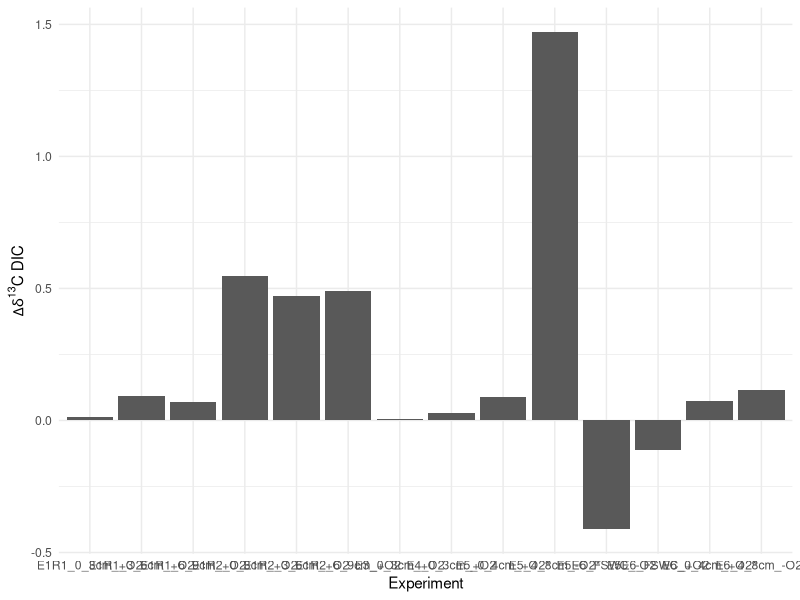
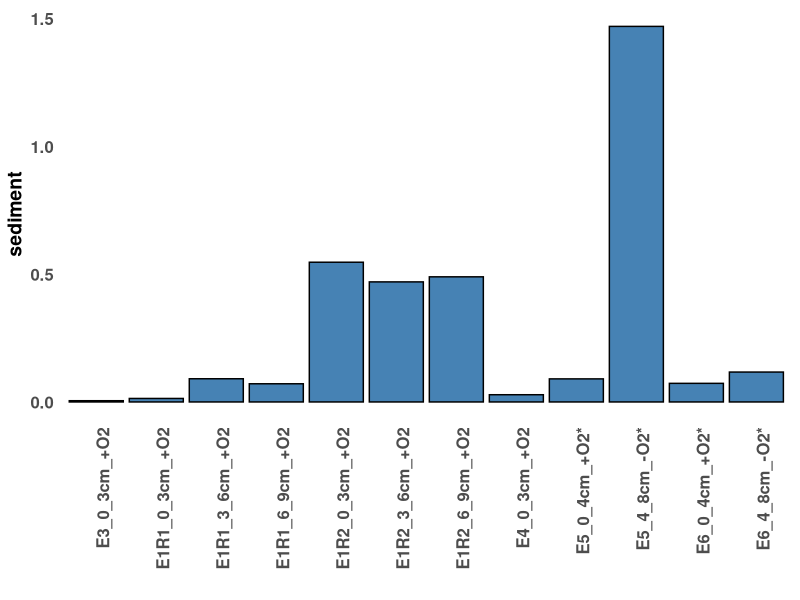
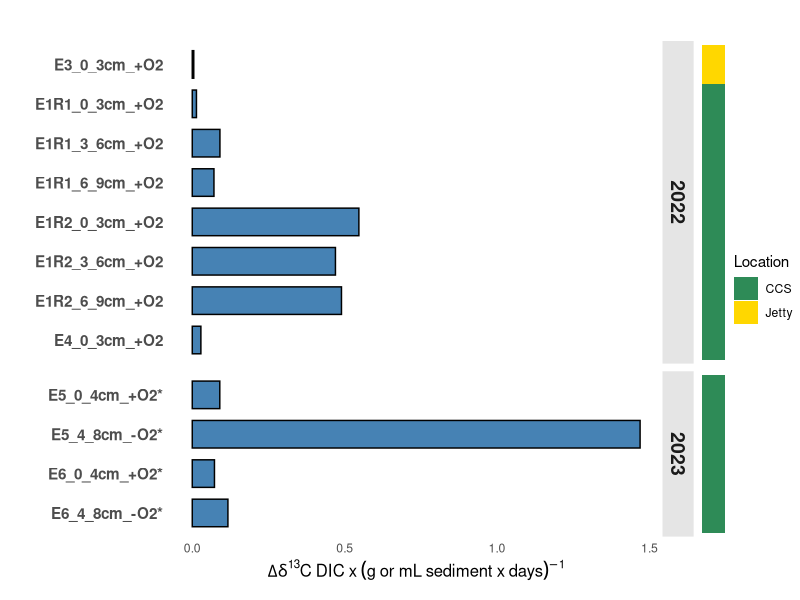
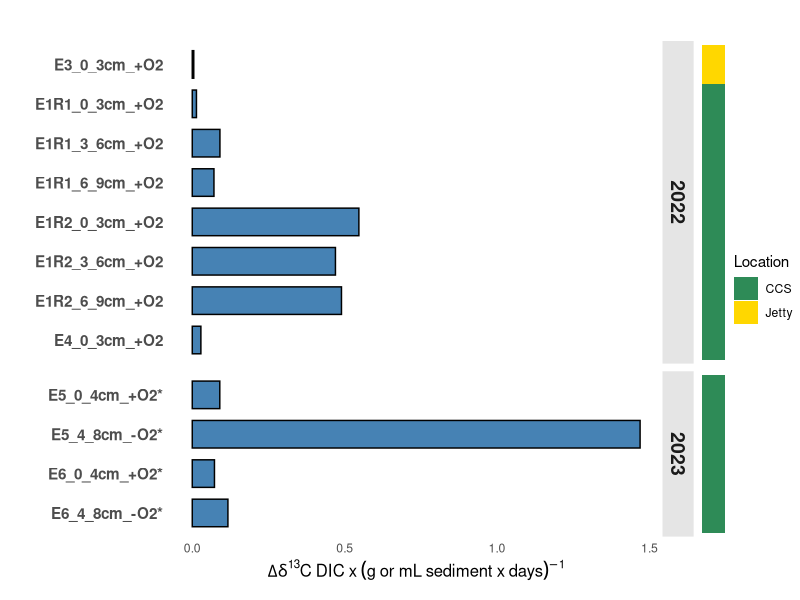
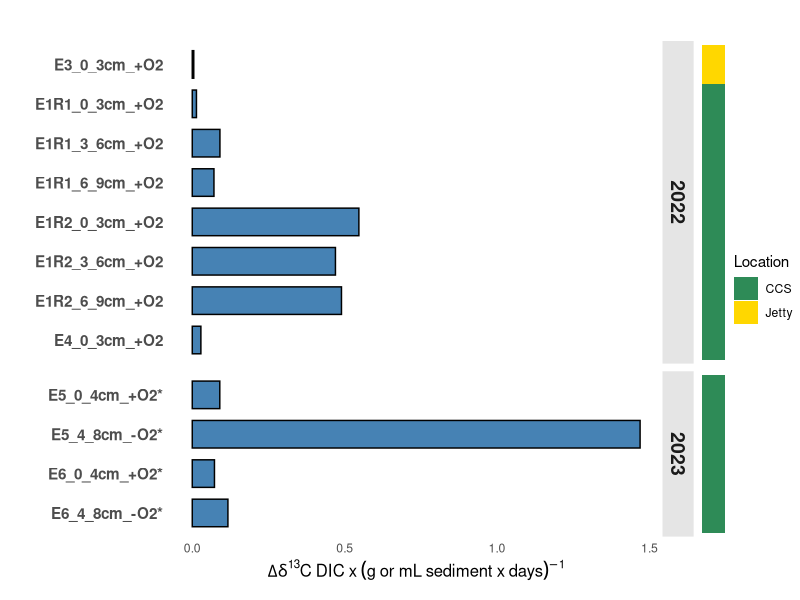

Write the R code that produced these figures, in order. (Note: this script raises an error after producing the figures.)
setwd(dirname(rstudioapi::getActiveDocumentContext()$path))


data <- read.csv("../dic_rates.csv")


# Load necessary libraries
library(dplyr)
library(ggplot2)
library(stringr)     # str_detect()
library(patchwork)   # plot_layout() / combining plots


data <- data %>%
  mutate(norm_d13C = d13C / (methane.1 * Sediment_g_mL))

# Difference in normalized d13C (Yes - No) per pairing.
# reframe() returns one row per pairing, so `pairing` is carried through.
diff_data <- data %>%
  group_by(pairing) %>%
  filter(any(methane == "Yes") & any(methane == "No" | methane == "no")) %>%
  reframe(diff_d13C = (norm_d13C[methane == "Yes"] - norm_d13C[methane == "No" | methane == "no"])/Days[methane == "Yes"])

# Figure labels, keyed on the pairing id (1-14). Nothing here depends on the
# #NAME or Name columns in the file, so renaming those can't break the plot.
pairing_labels <- c(
  `1`  = "E1R1_0_3cm_+O2",
  `2`  = "E1R1_3_6cm_+O2",
  `3`  = "E1R1_6_9cm_+O2",
  `4`  = "E1R2_0_3cm_+O2",
  `5`  = "E1R2_3_6cm_+O2",
  `6`  = "E1R2_6_9cm_+O2",
  `7`  = "E3_0_3cm_+O2",
  `8`  = "E4_0_3cm_+O2",
  `9`  = "E5_4_8cm_-O2*",
  `10` = "E5_0_4cm_+O2*",
  `11` = "E6_4_8cm_-O2*",
  `12` = "E6_0_4cm_+O2*",
  `13` = "E5E6_FSWC_-O2",
  `14` = "E5E6_FSWC_+O2"
)

diff_data$Name <- unname(pairing_labels[as.character(diff_data$pairing)])
if (any(is.na(diff_data$Name)))
  warning("No label for pairing(s): ",
          paste(diff_data$pairing[is.na(diff_data$Name)], collapse = ", "))

# Keep the full set (incl. FSWC controls) for the supplementary table at the end
all_diffs <- diff_data

# Quick look
ggplot(diff_data, aes(x = factor(Name), y = diff_d13C)) +
  geom_bar(stat = "identity") +
  theme_minimal() +
  labs(x = "Experiment", y = expression(Delta*delta^13*C~DIC))

# Drop seawater controls
diff_data <- filter(diff_data, Name != "E5E6_FSWC_-O2", Name != "E5E6_FSWC_+O2")

# Bar order
diff_data$Name <- factor(diff_data$Name, levels = c("E3_0_3cm_+O2",
                                                    "E1R1_0_3cm_+O2",
                                                    "E1R1_3_6cm_+O2",
                                                    "E1R1_6_9cm_+O2",
                                                    "E1R2_0_3cm_+O2",
                                                    "E1R2_3_6cm_+O2",
                                                    "E1R2_6_9cm_+O2",
                                                    "E4_0_3cm_+O2",
                                                    "E5_0_4cm_+O2*",
                                                    "E5_4_8cm_-O2*",
                                                    "E6_0_4cm_+O2*",
                                                    "E6_4_8cm_-O2*"))


p <- ggplot(diff_data, aes(x = Name, y = diff_d13C)) +
  geom_bar(stat = "identity", fill = "steelblue", color = "black") +
  theme_minimal() +
  labs(x = "", y = "sediment") +
  theme(
    panel.grid.major = element_blank(),
    panel.grid.minor = element_blank(),
    panel.background = element_blank(),
    axis.text.x = element_text(angle = 90, hjust = 1, size = 12, face = "bold"),
    axis.text.y = element_text(size = 12, face = "bold"),
    axis.title.x = element_text(size = 14, face = "bold"),
    axis.title.y = element_text(size = 14, face = "bold"),
    plot.title = element_text(size = 16, face = "bold", hjust = 0.5)
  )

print(p)

mean(diff_data$diff_d13C)
median(diff_data$diff_d13C)


plot_data <- diff_data %>%
  mutate(
    Year = case_when(str_detect(Name, "E5|E6") ~ "2023", TRUE ~ "2022"),
    Location = ifelse(str_detect(Name, "E3"), "Jetty", "CCS")
  )

y_label_complex <- expression(Delta * delta^13 * C ~ DIC ~x~ (g~or~mL ~ sediment~x~days)^-1)

p_main <- ggplot(plot_data, aes(y = Name, x = diff_d13C)) +
  geom_bar(stat = "identity", fill = "steelblue", color = "black", width = 0.7) +
  facet_grid(Year ~ ., scales = "free", space = "free_y") +
  scale_y_discrete(limits = rev) +
  labs(x = y_label_complex, y = "", title = "") +
  theme_minimal() +
  theme(
    panel.grid.major = element_blank(),
    panel.grid.minor = element_blank(),
    strip.text = element_text(size = 14, face = "bold"),
    strip.background = element_rect(fill = "grey90", color = NA),
    axis.text.y = element_text(size = 11, face = "bold"),
    axis.title.x = element_text(size = 12)
  )

p_strip <- ggplot(plot_data, aes(y = Name, x = 1, fill = Location)) +
  geom_tile() +
  facet_grid(Year ~ ., scales = "free", space = "free_y") +
  scale_fill_manual(values = c("Jetty" = "#FFD700", "CCS" = "#2E8B57")) +
  scale_y_discrete(limits = rev) +
  theme_void() +
  theme(strip.text = element_blank(), legend.position = "right")

final_plot <- p_main + p_strip + plot_layout(widths = c(10, 0.5))
print(final_plot)

ggsave("../figures/figure2_dic_rates.png", plot = final_plot, width = 5, height = 5, dpi = 300)
ggsave("../figures/figure2_dic_rates.pdf", plot = final_plot, width = 5, height = 5, dpi = 300)


# --- Supplementary table: DIC change per pairing (INCLUDING FSWC controls) -----
# Built from all_diffs (the full 14-pairing set, before controls were dropped).
# `d13C_DIC_change` is exactly the value plotted (Yes-No normalized d13C per day).
supp_order <- c("E3_0_3cm_+O2",
                "E1R1_0_3cm_+O2", "E1R1_3_6cm_+O2", "E1R1_6_9cm_+O2",
                "E1R2_0_3cm_+O2", "E1R2_3_6cm_+O2", "E1R2_6_9cm_+O2",
                "E4_0_3cm_+O2",
                "E5_0_4cm_+O2*", "E5_4_8cm_-O2*", "E6_0_4cm_+O2*", "E6_4_8cm_-O2*",
                "E5E6_FSWC_-O2", "E5E6_FSWC_+O2")   # controls last

supp_table <- all_diffs %>%
  transmute(
    Experiment      = as.character(Name),
    Year            = ifelse(str_detect(Name, "E5|E6"), "2023", "2022"),
    d13C_DIC_change = round(diff_d13C, 3)
  )
supp_table <- supp_table[match(supp_order, supp_table$Experiment), ]
rownames(supp_table) <- NULL

print(supp_table)

# --- Supplementary CSV ---------------------------------------------------------
write.csv(supp_table, "../supplementary/dic_rates_table_S2.csv", row.names = FALSE)
